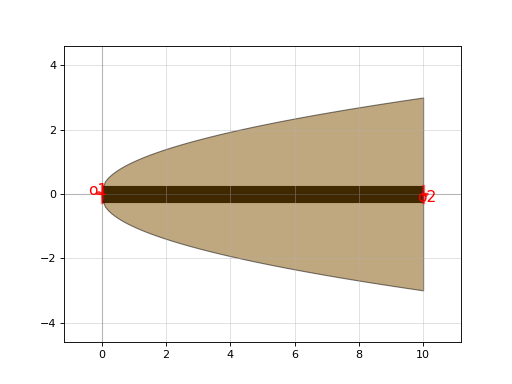

Write the Python code that produced this figure.
import gdsfactory as gf

c = gf.components.taper_cross_section_parabolic(length=10, npoints=101, linear=False, width_type='parabolic')
c.plot()
